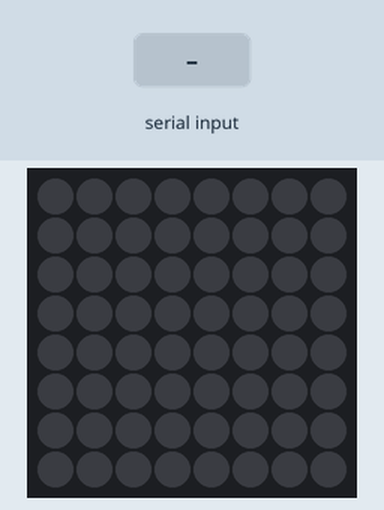
Bench run of a sketch on a simulated Arduino Uno, built with avr-gcc and run on an emulated ATmega328P. Parts: 8×8 RGB LED matrix (first LED top left, wired row by row). The inputs (shaded band) are chosen by the test bench.

Above: at 1.2 s.
1.3 s: "P" received over Serial
At 2.0 s:
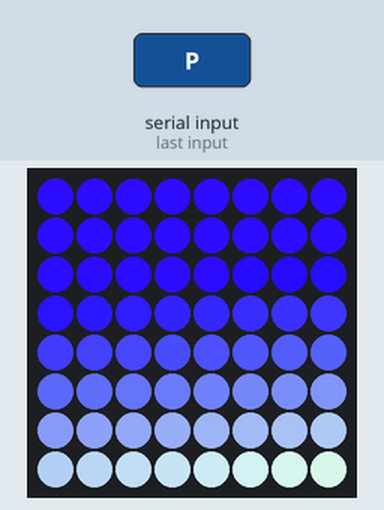
2.8 s: "T" received over Serial
At 3.2 s:
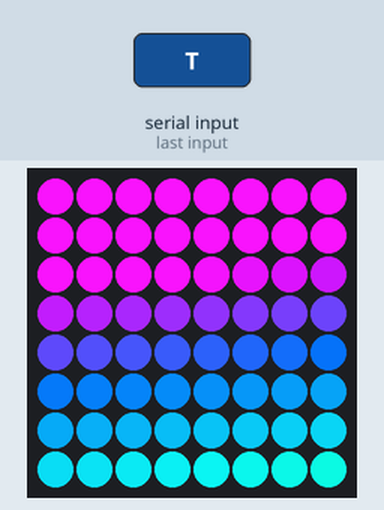
Timing chart, 0 to 5.8 s (numbered marks = the images above; inputs shaded):
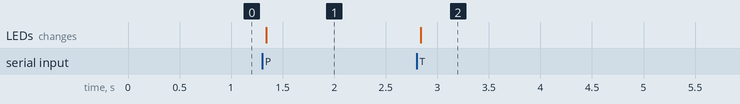

The sketch:

LED_MATRIX.ino
```cpp
#include <Adafruit_NeoPixel.h>

#define PIN        6
#define NUM_PIXELS 64 // 8x8 matrix
#define MATRIX_WIDTH 8
#define MATRIX_HEIGHT 8

Adafruit_NeoPixel strip(NUM_PIXELS, PIN, NEO_GRB + NEO_KHZ800);

// LMS to RGB conversion matrix
const float LMS_to_RGB[3][3] = {
  {4.4679, -3.5873, 0.1193},
  {-1.2186, 2.3809, -0.1624},
  {0.0497, -0.2439, 1.2045}
};

// LMS Color space matrix
float lmsMatrix[3][3] = {
  {0.5, 0.1, 0.9},
  {0.4, 0.6, 0.4},
  {0.1, 0.5, 0.8}
};


const float CBS_Matrix_Tritanopia[3][3] = {
  {0.9583, 0.0397, 0.002},
  {0.0, 0.9267, 0.0733},
  {0.0, 0.0216, 0.9784}
};

const float CBS_Matrix_Protanopia[3][3] = {
  {0.1708, 0.8282, 0.0},
  {0.0491, 0.9509, 0.0},
  {0.0, 0.0, 1.0}
};

const float CBS_Matrix_Deuteranopia[3][3] = {
  {0.625, 0.375, 0},
  {0.70, 0.30, 0},
  {0, 0.30, 0.70}
};

const float CBS_Matrix_Achromatopsia[3][3] = {
  {0.299, 0.587, 0.114},
  {0.299, 0.587, 0.114},
  {0.299, 0.587, 0.114}
};

const float CBS_Matrix_Normal[3][3] = {
  {1, 0, 0},
  {0, 1, 0},
  {0, 0, 1}
};

void setup() {
  strip.begin();
  strip.show();
  strip.setBrightness(255);
  Serial.begin(9600);
}
// checks for serial connection
void loop() {
  if (Serial.available() > 0) {
  char command = Serial.read();
  if (command == 'P' || command == 'D' || command == 'T') {
    displayGradient(command);
  }
  }
}
// display each color matrix when input from python program is detected
void displayGradient(char command) {
  const float (*CBS_Matrix)[3];
  if (command == 'P') {
    CBS_Matrix = CBS_Matrix_Protanopia;
  } else if (command == 'D') {
    CBS_Matrix = CBS_Matrix_Deuteranopia;
  } else if (command == 'T') {
    CBS_Matrix = CBS_Matrix_Tritanopia;
  } else if (command == 'N') {
    CBS_Matrix = CBS_Matrix_Normal;
  }

  float factor;
  uint32_t color;

  for (int y = 0; y < MATRIX_HEIGHT; y++) {
    for (int x = 0; x < MATRIX_WIDTH; x++) {
      factor = float(y * MATRIX_WIDTH + x) / float(NUM_PIXELS - 1);
      color = getGradientColor(lmsMatrix, factor, CBS_Matrix);
      strip.setPixelColor(xyToIndex(x, y), color);
    }
  }
  strip.show();
}
// turn the led matrix into a gradient of the color space
uint32_t getGradientColor(float lmsMatrix[3][3], float factor, const float CBS_Matrix[3][3]) {
  float lms[3];
  float rgb[3];
  float cbs_rgb[3];
  uint8_t r, g, b;

  for (int i = 0; i < 3; i++) {
    lms[i] = lerp(lmsMatrix[0][i], lmsMatrix[2][i], factor);
    rgb[i] = 0;
    for (int j = 0; j < 3; j++) {
      rgb[i] += LMS_to_RGB[i][j] * lms[j];
    }
    rgb[i] = constrain(rgb[i], 0, 1);
  }
  // apply color blindness matrix to rgb
  for (int i = 0; i < 3; i++) {
    cbs_rgb[i] = 0;
    for (int j = 0; j < 3; j++) {
      cbs_rgb[i] += CBS_Matrix[i][j] * rgb[j];
    }
    cbs_rgb[i] = constrain(cbs_rgb[i], 0, 1);
  }

  r = round(cbs_rgb[0] * 255);
  g = round(cbs_rgb[1] * 255);
  b = round(cbs_rgb[2] * 255);

  return strip.Color(r, g, b);
}

float lerp(float v0, float v1, float t) {
  return v0 + t * (v1 - v0);
}

int xyToIndex(int x, int y) {
  int index;

  if (y % 2 == 0) {
    index = y * MATRIX_WIDTH + x;
  } else {
    index = y * MATRIX_WIDTH + (MATRIX_WIDTH - x - 1);
  }

  return index;
}
```

Measured:
- after the input at 1.3 s, the LEDs: change at once (image 1)
- after the input at 2.8 s, the LEDs: change at once (image 2)
